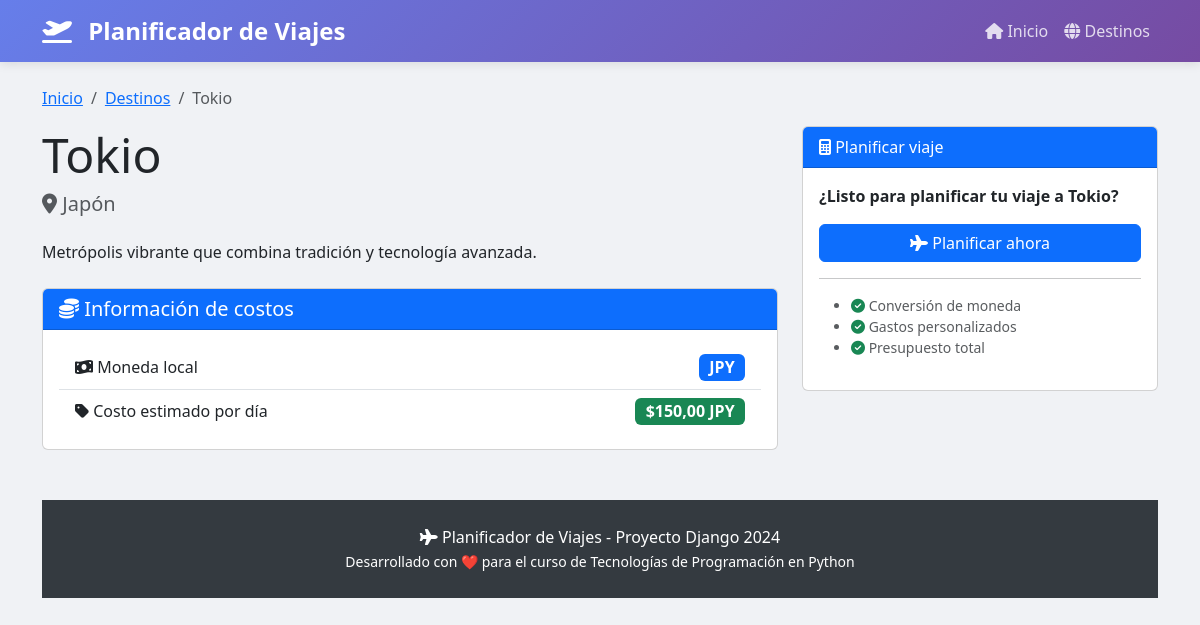
The page /destino/2/ on the database its author committed.
### planificador/models.py (models this page shows, shortened)
class Destino(models.Model):
    nombre = models.CharField(max_length=100, verbose_name="Nombre de la ciudad")
    pais = models.CharField(max_length=100, verbose_name="País")
    moneda_local = models.CharField(max_length=3, verbose_name="Moneda local", help_text="Código ISO de 3 letras, ej: EUR, USD, MXN")
    costo_vida_diario = models.DecimalField(
        max_digits=10,
        decimal_places=2,
        verbose_name="Costo de vida diario",
        help_text="Costo estimado por día para una persona"
    )
    descripcion = models.TextField(verbose_name="Descripción", blank=True)
    class Meta:
        verbose_name = "Destino"
        verbose_name_plural = "Destinos"
        ordering = ['costo_vida_diario']

### planificador/views.py (the view)
# urls.py: path('destino/<int:destino_id>/', views.detalle_destino, name='detalle_destino'),
def detalle_destino(request, destino_id):
    destino = get_object_or_404(Destino, id=destino_id)
    context = {
        'destino': destino,
    }
    return render(request, 'planificador/detalle_destino.html', context)

### planificador/templates/planificador/detalle_destino.html (shortened to what this page needs)
{% extends 'planificador/base.html' %}
{% block contenido %}
<div class="row">
    <div class="col-12">
        <nav aria-label="breadcrumb">
            <ol class="breadcrumb">
                <li class="breadcrumb-item"><a href="{% url 'inicio' %}">Inicio</a></li>
                <li class="breadcrumb-item"><a href="{% url 'lista_destinos' %}">Destinos</a></li>
                <li class="breadcrumb-item active">{{ destino.nombre }}</li>
            </ol>
        </nav>
    </div>
</div>
<div class="row">
    <div class="col-md-8">
        <h1 class="display-5">{{ destino.nombre }}</h1>
        <h5 class="text-muted">
            <i class="fas fa-map-marker-alt"></i> {{ destino.pais }}
        </h5>
        <p class="mt-4">{{ destino.descripcion }}</p>
        <div class="card mt-4">
            <div class="card-header bg-primary text-white">
                <h5 class="mb-0"><i class="fas fa-coins"></i> Información de costos</h5>
            </div>
            <div class="card-body">
                <ul class="list-group list-group-flush">
                    <li class="list-group-item d-flex justify-content-between align-items-center">
                        <span><i class="fas fa-money-bill-wave"></i> Moneda local</span>
                        <span class="badge bg-primary fs-6">{{ destino.moneda_local }}</span>
                    </li>
                    <li class="list-group-item d-flex justify-content-between align-items-center">
                        <span><i class="fas fa-tag"></i> Costo estimado por día</span>
                        <span class="badge bg-success fs-6">${{ destino.costo_vida_diario }} {{ destino.moneda_local }}</span>
                    </li>
                </ul>
            </div>
        </div>
    </div>
    <div class="col-md-4">
    <div class="card">
        <div class="card-header bg-primary text-white">
            <i class="fas fa-calculator"></i> Planificar viaje
        </div>
        <div class="card-body">
            <p class="fw-bold">¿Listo para planificar tu viaje a {{ destino.nombre }}?</p>
            <a href="{% url 'planificar_viaje_destino' destino.id %}" class="btn btn-primary w-100">
                <i class="fas fa-plane"></i> Planificar ahora
            </a>
            <hr>
            <ul class="text-muted small">
                <li><i class="fas fa-check-circle text-success"></i> Conversión de moneda</li>
                <li><i class="fas fa-check-circle text-success"></i> Gastos personalizados</li>
                <li><i class="fas fa-check-circle text-success"></i> Presupuesto total</li>
            </ul>
        </div>
    </div>
</div>
{% endblock %}

### planificador/templates/planificador/base.html (style rules this page uses)
body { background-color: #f0f2f5; }

### rows shown on the page
Destino: nombre "Tokio", pais "Japón", descripcion "Metrópolis vibrante que combina tradición y tecnología avanzada.", moneda_local "JPY", costo_vida_diario "150,00"
